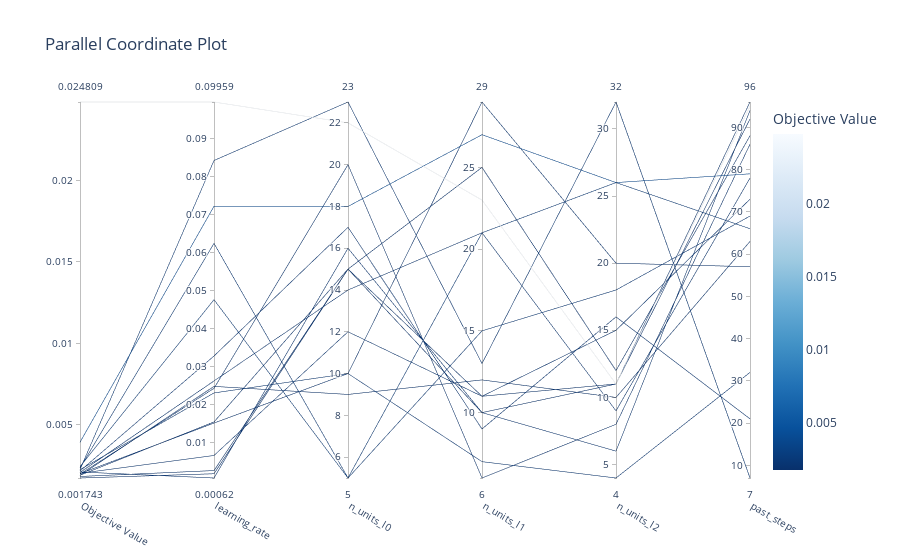

The notebook cell this image was saved under:
### Code cell
optuna.visualization.plot_parallel_coordinate(study,params=["learning_rate","past_steps","n_units_l0","n_units_l1","n_units_l2"])

### Figure 1 — Plotly figure (JSON) as saved in the notebook; plotly's stock layout.template omitted (floating-point values rounded to 4 significant figures)
{"data": [{"dimensions": [{"label": "Objective Value", "range": [0.001743, 0.02481], "values": [0.00244, 0.001902, 0.002264, 0.003938, 0.002355, 0.00201, 0.002254, 0.002085, 0.002174, 0.001912, 0.02481, 0.001743, 0.001837, 0.002113, 0.00203, 0.001982]}, {"label": "learning_rate", "range": [0.0006161, 0.09959], "values": [0.04755, 0.02474, 0.0842, 0.07215, 0.06237, 0.01508, 0.02301, 0.02616, 0.03273, 0.01537, 0.09959, 0.001733, 0.002573, 0.0006161, 0.00655, 0.02421]}, {"label": "n_units_l0", "range": [5, 23], "values": [5, 9, 23, 18, 5, 10, 10, 14, 17, 15, 22, 15, 15, 16, 12, 20]}, {"label": "n_units_l1", "range": [6, 29], "values": [21, 12, 13, 27, 15, 29, 7, 21, 9, 25, 23, 10, 11, 10, 11, 6]}, {"label": "n_units_l2", "range": [4, 32], "values": [26, 10, 32, 26, 18, 20, 4, 9, 16, 12, 11, 11, 11, 6, 15, 8]}, {"label": "past_steps", "range": [7, 96], "values": [66, 63, 7, 79, 69, 57, 32, 78, 21, 88, 95, 92, 96, 94, 73, 86]}], "labelangle": 30, "labelside": "bottom", "line": {"color": [0.00244, 0.001902, 0.002264, 0.003938, 0.002355, 0.00201, 0.002254, 0.002085, 0.002174, 0.001912, 0.02481, 0.001743, 0.001837, 0.002113, 0.00203, 0.001982], "colorbar": {"title": {"text": "Objective Value"}}, "colorscale": [[0, "rgb(247,251,255)"], [0.125, "rgb(222,235,247)"], [0.25, "rgb(198,219,239)"], [0.375, "rgb(158,202,225)"], [0.5, "rgb(107,174,214)"], [0.625, "rgb(66,146,198)"], [0.75, "rgb(33,113,181)"], [0.875, "rgb(8,81,156)"], [1, "rgb(8,48,107)"]], "reversescale": true, "showscale": true}, "type": "parcoords"}], "layout": {"title": {"text": "Parallel Coordinate Plot"}}}
